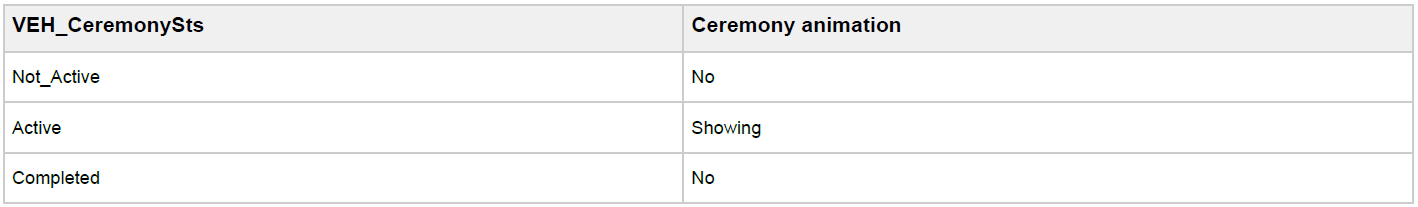
#> input picture SRS FPI Export/SRS_Instrument Cluster/VEH-CER001 Opening_Ceremony_and_Closing_Ceremony/image212.png, 1418 x 207 px; its folder holds only this picture in this run
$ python classify_images.py
#> lines starting #> are read from the running program, lines starting #| are printed output that depends on the picture; after the words box and inside, x2 and y2 are one past the last pixel; in counts of white or black regions, pixels touching at a corner belong together
import os
import csv
import cv2
import numpy as np
from datetime import datetime
from PIL import Image

# Define unified classification criteria (11 categories)
classification_criteria = {
    "TELLTALE ICONS & INDICATORS": {
        "criteria": "(simple symbols OR indicator icons OR dashboard warning lights)",
        "confidence": lambda symbols: "High" if symbols > 5 else "Medium"
    },
    "CONFIGURATION TABLES": {
        "criteria": "(clear rows AND columns AND headers AND data specifications)",
        "confidence": lambda rows, cols, headers: "High" if rows > 5 and cols > 5 and headers else "Medium"
    },
    "HMI DISPLAY LAYOUTS": {
        "criteria": "(complete interface AND multiple indicators AND instrument cluster OR UI wireframes)",
        "confidence": lambda complete, indicators: "High" if complete and indicators > 10 else "Medium"
    },
    "STATE EVENT MATRICES": {
        "criteria": "(grid pattern AND input/output mapping AND state transitions)",
        "confidence": lambda grid, mapping: "High" if grid and mapping else "Medium"
    },
    "MULTI-CONDITION LOGIC TABLES": {
        "criteria": "(complex table AND conditional relationships AND decision logic)",
        "confidence": lambda complex_table, relationships: "High" if complex_table and relationships else "Medium"
    },
    "SYSTEM ARCHITECTURE DIAGRAMS": {
        "criteria": "(rectangular components AND connection lines AND system design OR data flow)",
        "confidence": lambda components, lines: "High" if components > 10 and lines > 5 else "Medium"
    },
    "PROCESS FLOW DIAGRAMS": {
        "criteria": "(flowchart symbols AND sequential flow AND process steps OR decision trees)",
        "confidence": lambda symbols, flow: "High" if symbols > 5 and flow else "Medium"
    },
    "TECHNICAL SPECIFICATIONS": {
        "criteria": "(explanatory diagrams AND annotations AND parameter documentation)",
        "confidence": lambda diagrams, annotations: "High" if diagrams and annotations else "Medium"
    },
    "WIRING & SIGNAL DIAGRAMS": {
        "criteria": "(electrical connections AND signal routing AND wiring documentation)",
        "confidence": lambda connections, routing: "High" if connections and routing else "Medium"
    },
    "TIMING DIAGRAMS": {
        "criteria": "(horizontal timelines AND signal events AND temporal behavior OR waveforms)",
        "confidence": lambda timelines, events: "High" if timelines and events else "Medium"
    },
    "TABLE + TELLTALES": {
        "criteria": "(structured table AND embedded visual indicators AND telltale symbols)",
        "confidence": lambda table, indicators: "High" if table and indicators > 3 else "Medium"
    }
}

def preprocess_image(image_path, target_size=(224, 224)):
    """
    Preprocess image with enhanced techniques for better classification.

    Args:
        image_path (str): Path to the image file
        target_size (tuple): Target size for resizing (width, height)

    Returns:
        np.ndarray: Preprocessed image array or None if error
    """
    try:
        # Read image using OpenCV
        image = cv2.imread(image_path)
        if image is None:
            print(f'Warning: Could not read image {image_path}')
            return None

        # Resize image to target size
        image = cv2.resize(image, target_size)

        # Convert from BGR to RGB
        image = cv2.cvtColor(image, cv2.COLOR_BGR2RGB)

        # Apply contrast enhancement using CLAHE
        lab = cv2.cvtColor(image, cv2.COLOR_RGB2LAB)
        clahe = cv2.createCLAHE(clipLimit=2.0, tileGridSize=(8, 8))
        lab[:, :, 0] = clahe.apply(lab[:, :, 0])
        image = cv2.cvtColor(lab, cv2.COLOR_LAB2RGB)

        # Normalize pixel values to [0, 1]
        image = image.astype(np.float32) / 255.0

        # Optional: Apply Gaussian blur for noise reduction
        image = cv2.GaussianBlur(image, (3, 3), 0)

        return image
    except Exception as e:
        print(f'Error processing {image_path}: {e}')
        return None

def analyze_image_features(preprocessed_image):
    """
    Extract features from preprocessed image for classification.

    Args:
        preprocessed_image (np.ndarray): Preprocessed image array

    Returns:
        dict: Dictionary of extracted features
    """
    if preprocessed_image is None:
        return {}

    # Convert back to uint8 for feature extraction
    img_uint8 = (preprocessed_image * 255).astype(np.uint8)
    gray = cv2.cvtColor(img_uint8, cv2.COLOR_RGB2GRAY)

    features = {}

    # Edge detection for structural analysis
    edges = cv2.Canny(gray, 50, 150)
    features['edge_density'] = np.sum(edges > 0) / edges.size

    # Line detection for tables and diagrams
    lines = cv2.HoughLinesP(edges, 1, np.pi/180, threshold=50, minLineLength=30, maxLineGap=10)
    features['line_count'] = len(lines) if lines is not None else 0

    # Contour analysis for component detection
    contours, _ = cv2.findContours(edges, cv2.RETR_EXTERNAL, cv2.CHAIN_APPROX_SIMPLE)
    features['contour_count'] = len(contours)
    features['large_contours'] = len([c for c in contours if cv2.contourArea(c) > 100])

    # Aspect ratio analysis
    if contours:
        rectangles = 0
        for contour in contours:
            if cv2.contourArea(contour) > 50:
                x, y, w, h = cv2.boundingRect(contour)
                aspect_ratio = w / float(h)
                if 0.8 < aspect_ratio < 1.2:  # Roughly square
                    rectangles += 1
        features['rectangular_shapes'] = rectangles
    else:
        features['rectangular_shapes'] = 0

    # Text region detection (simplified)
    features['text_regions'] = features['contour_count'] - features['large_contours']

    return features

def classify_image(image_path):
    """
    Enhanced image classification using preprocessing and feature analysis.

    Args:
        image_path (str): Path to the image file

    Returns:
        tuple: (image_type, confidence, visual_characteristics)
    """
    # Preprocess the image
    preprocessed_image = preprocess_image(image_path)
    if preprocessed_image is None:
        return "Unknown", "Low", "Could not process image"

    # Extract features
    features = analyze_image_features(preprocessed_image)
    if not features:
        return "Unknown", "Low", "Could not extract features"

    # Classification logic based on extracted features (11 unified categories)
    classifications = []

    # TELLTALE ICONS & INDICATORS classification (simpler shapes, fewer lines)
    if features['contour_count'] > 3 and features['line_count'] < 15:
        telltale_score = features['contour_count'] * 2
        classifications.append(("TELLTALE ICONS & INDICATORS", telltale_score))

    # SYSTEM ARCHITECTURE DIAGRAMS classification
    if features['large_contours'] > 5 and features['line_count'] > 15:
        arch_score = features['large_contours'] * 5 + min(50, features['line_count'])
        classifications.append(("SYSTEM ARCHITECTURE DIAGRAMS", arch_score))

    # CONFIGURATION TABLES classification
    if features['line_count'] > 20 and features['rectangular_shapes'] > 10:
        table_score = min(100, features['line_count'] + features['rectangular_shapes'] * 2)
        classifications.append(("CONFIGURATION TABLES", table_score))

    # STATE EVENT MATRICES classification
    if features['rectangular_shapes'] > 8 and features['edge_density'] > 0.1:
        matrix_score = features['rectangular_shapes'] * 3 + int(features['edge_density'] * 100)
        classifications.append(("STATE EVENT MATRICES", matrix_score))

    # MULTI-CONDITION LOGIC TABLES classification
    if features['rectangular_shapes'] > 10 and features['line_count'] > 15 and features['text_regions'] > 8:
        logic_score = features['rectangular_shapes'] * 2 + features['line_count'] + features['text_regions']
        classifications.append(("MULTI-CONDITION LOGIC TABLES", logic_score))

    # PROCESS FLOW DIAGRAMS classification
    if features['contour_count'] > 10 and features['line_count'] > 10:
        workflow_score = features['contour_count'] + features['line_count']
        classifications.append(("PROCESS FLOW DIAGRAMS", workflow_score))

    # TIMING DIAGRAMS classification
    if features['line_count'] > 25 and features['edge_density'] > 0.05:
        timing_score = features['line_count'] + int(features['edge_density'] * 200)
        classifications.append(("TIMING DIAGRAMS", timing_score))

    # WIRING & SIGNAL DIAGRAMS classification
    if features['line_count'] > 20 and features['edge_density'] > 0.08 and features['large_contours'] < 8:
        wiring_score = features['line_count'] * 2 + int(features['edge_density'] * 150)
        classifications.append(("WIRING & SIGNAL DIAGRAMS", wiring_score))

    # HMI DISPLAY LAYOUTS classification (complex interfaces with many elements)
    if features['large_contours'] > 8 and features['text_regions'] > 15 and features['rectangular_shapes'] > 12:
        hmi_score = features['large_contours'] * 3 + features['text_regions'] * 2 + features['rectangular_shapes']
        classifications.append(("HMI DISPLAY LAYOUTS", hmi_score))

    # TECHNICAL SPECIFICATIONS classification (text-heavy with structured elements)
    if features['text_regions'] > 15 and features['rectangular_shapes'] > 5:
        tech_score = features['text_regions'] * 2 + features['rectangular_shapes']
        classifications.append(("TECHNICAL SPECIFICATIONS", tech_score))

    # TABLE + TELLTALES classification (mixed content)
    if features['rectangular_shapes'] > 8 and features['contour_count'] > 10 and features['line_count'] > 15:
        mixed_score = features['rectangular_shapes'] + features['contour_count'] + features['line_count'] / 2
        classifications.append(("TABLE + TELLTALES", mixed_score))

    # Determine best classification
    if not classifications:
        # Fallback classification based on basic features
        if features['text_regions'] > features['large_contours']:
            image_type = "TECHNICAL SPECIFICATIONS"
            confidence = "Low"
        else:
            image_type = "HMI DISPLAY LAYOUTS"
            confidence = "Low"
    else:
        # Sort by score and get the highest
        classifications.sort(key=lambda x: x[1], reverse=True)
        image_type = classifications[0][0]
        score = classifications[0][1]

        # Determine confidence based on score
        if score > 80:
            confidence = "High"
        elif score > 40:
            confidence = "Medium"
        else:
            confidence = "Low"

    # Generate visual characteristics description
    characteristics_parts = []
    if features['line_count'] > 20:
        characteristics_parts.append("high line density")
    if features['rectangular_shapes'] > 10:
        characteristics_parts.append("multiple rectangular components")
    if features['large_contours'] > 5:
        characteristics_parts.append("distinct structural elements")
    if features['edge_density'] > 0.1:
        characteristics_parts.append("strong edge definition")
    if features['text_regions'] > 10:
        characteristics_parts.append("text regions present")

    if not characteristics_parts:
        visual_characteristics = "Basic visual elements detected"
    else:
        visual_characteristics = ", ".join(characteristics_parts)

    # Add feature summary to characteristics
    feature_summary = f" | Lines: {features['line_count']}, Shapes: {features['rectangular_shapes']}, Contours: {features['contour_count']}"
    visual_characteristics += feature_summary

    return image_type, confidence, visual_characteristics

def update_csv(csv_path, classifications):
    with open(csv_path, mode='a', newline='') as file:
        writer = csv.writer(file)
        for classification in classifications:
            writer.writerow(classification)

def main(image_directory, csv_path):
    """
    Main function to process all images in a directory and update CSV with classifications.

    Args:
        image_directory (str): Directory containing images to classify
        csv_path (str): Path to CSV file for storing results
    """
#> called with image_directory = 'SRS FPI export/SRS_Instrument Cluster', csv_path = 'image_classifications.csv'
    print(f"Starting image classification process for: {image_directory}")

    # Ensure CSV file exists with headers if needed
    if not os.path.exists(csv_path):
        with open(csv_path, mode='w', newline='') as file:
            writer = csv.writer(file)
            writer.writerow(['Image Path', 'Filename', 'Image Type', 'Confidence',
                           'Visual Characteristics', 'Timestamp'])
        print(f"Created new CSV file: {csv_path}")

    # Collect all image files first
    image_files = []
    for root, dirs, files in os.walk(image_directory):
        for file in files:
            if file.lower().endswith(('.png', '.jpg', '.jpeg', '.gif', '.bmp')):
                image_path = os.path.join(root, file)
                image_files.append((image_path, file))
#> pass 3 of the loop in main, `for root, dirs, files in os.walk(image_directory):`:
#> the loop made 5 passes; the first 3 are shown

    if not image_files:
        print(f"No image files found in {image_directory}")
        return

    total_files = len(image_files)
    print(f"Found {total_files} images to process")

    # Process images with progress tracking
    classifications = []
    errors = 0

    for idx, (image_path, file) in enumerate(image_files, 1):
        try:
            print(f"Processing image {idx}/{total_files}: {file}")
            image_type, confidence, visual_characteristics = classify_image(image_path)
#> in preprocess_image, image is the input picture: shape (207, 1418, 3); mean B, G, R 246.1, 246.1, 246.1
#> in preprocess_image, `image = cv2.resize(image, target_size)`:
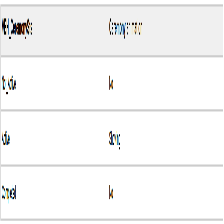
#> image: shape (224, 224, 3); mean B, G, R 246.2, 246.3, 246.2
#> in preprocess_image, `lab = cv2.cvtColor(image, cv2.COLOR_RGB2LAB)`: lab: shape (224, 224, 3); mean of channels 0, 1, 2 247.1, 128.1, 128
#> in preprocess_image, `lab[:, :, 0] = clahe.apply(lab[:, :, 0])`: lab: shape (224, 224, 3); mean of channels 0, 1, 2 247.6, 128.1, 128
#> in preprocess_image, `image = cv2.GaussianBlur(image, (3, 3), 0)`:
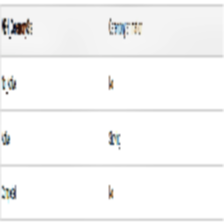
#> image: shape (224, 224, 3) float32; mean R, G, B 0.968, 0.969, 0.968
#> in analyze_image_features, `edges = cv2.Canny(gray, 50, 150)`:
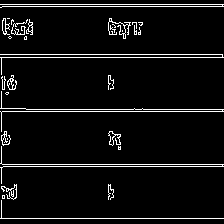
#> edges: shape (224, 224); 5.8% white in thin lines or dots
#> in analyze_image_features, `lines = cv2.HoughLinesP(edges, 1, np.pi/180, threshold=50, minLineLeng..`: lines = [[2, 164, 223, 164], [0, 57, 223, 57], [0, 4, 223, 4], [26, 109, 223, 109], [3, 166, 223, 166], [0, 54, 222, 54], [2, 6, 223, 6], [0, 218, 223, 218], [0, 111, 223, 111], [1, 188, 1, 91]]
#> in analyze_image_features, `contours, _ = cv2.findContours(edges, cv2.RETR_EXTERNAL, cv2.CHAIN_APP..`: contours = 31 contours, 24 with area under 20; largest, box (x1, y1, x2, y2) and area: (2, 18, 10, 35) 60, (108, 131, 121, 146) 58, (7, 75, 17, 90) 50, (26, 19, 33, 35) 37, (108, 18, 131, 39) 30, (1, 131, 11, 146) 26, (1, 184, 17, 200) 22
#> the loop in analyze_image_features, `for contour in contours:` made 31 passes
#> (x, y, w, h, aspect_ratio, rectangles) on pass 8: (108, 131, 13, 15, 0.867, 1)
#> (x, y, w, h, aspect_ratio) on passes 14, 30: (7, 75, 10, 15, 0.667), (2, 18, 8, 17, 0.471)
#> after the loop in analyze_image_features, `for contour in contours:`: rectangles = 1
#> in classify_image, `features = analyze_image_features(preprocessed_image)`: features = {'edge_density': 0.0583, 'line_count': 10, 'contour_count': 31, 'large_contours': 0, 'rectangular_shapes': 1, 'text_regions': 31}
#> in classify_image, `telltale_score = features['contour_count'] * 2`: telltale_score = 62
#> in classify_image, `image_type = classifications[0][0]`: image_type = 'TELLTALE ICONS & INDICATORS'
#> in classify_image, `score = classifications[0][1]`: score = 62
#> in classify_image, `feature_summary = f" | Lines: {features['line_count']}, Shapes: {featu..`: feature_summary = ' | Lines: 10, Shapes: 1, Contours: 31'
#> image_type = 'TELLTALE ICONS & INDICATORS'; confidence = 'Medium'
#> pass 3 of the loop in main, `for idx, (image_path, file) in enumerate(image_files, 1):`:
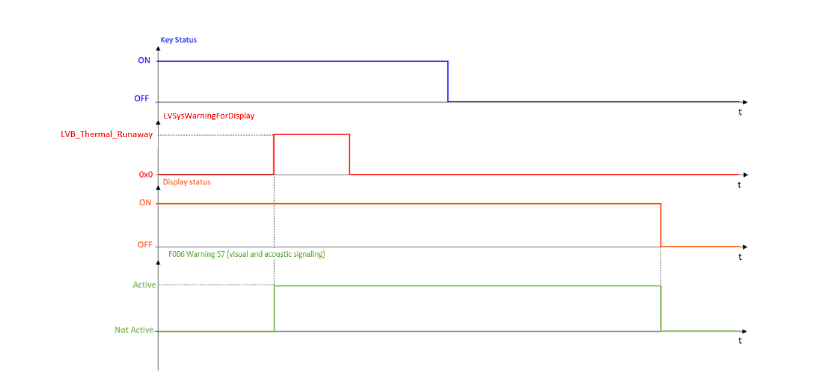
#> input picture SRS FPI Export/SRS_Instrument Cluster/VEH-F006_Low_Voltage_Battery_Indication/image4.png, 817 x 377 px
#> in preprocess_image, image is the input picture: shape (377, 817, 3); mean B, G, R 251.6, 251.7, 252.9
#> in analyze_image_features (call 3), `gray = cv2.cvtColor(img_uint8, cv2.COLOR_RGB2GRAY)`:
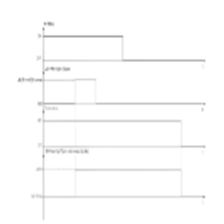
#> gray: shape (224, 224); min 150, max 255, mean 251.8
#> in analyze_image_features (call 3), `edges = cv2.Canny(gray, 50, 150)`:
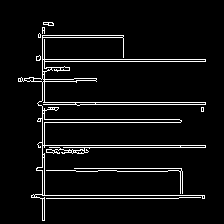
#> edges: shape (224, 224); 5.8% white in thin lines or dots, all inside (x1, y1, x2, y2) = (18, 22, 206, 221)
#> lines = 19 rows, first 6: [44, 220, 44, 22], [31, 195, 204, 195], [38, 102, 205, 102], [42, 220, 42, 27], [38, 104, 205, 104], [38, 147, 205, 147]
#> contours = 8 contours, 6 with area under 20; largest, box (x1, y1, x2, y2) and area: (18, 35, 206, 221) 1831, (43, 22, 54, 26) 25
#> the loop in analyze_image_features (call 3), `for contour in contours:` made 8 passes
#> (x, y, w, h, aspect_ratio, rectangles) on pass 5: (18, 35, 188, 186, 1.01, 1)
#> after the loop in analyze_image_features (call 3), `for contour in contours:`: rectangles = 1
#> in main, `image_type, confidence, visual_characteristics = classify_image(image_..`: image_type = 'TECHNICAL SPECIFICATIONS'; confidence = 'Low'
#> the loop made 4 passes; the first 3 are shown
            timestamp = datetime.now().strftime('%Y-%m-%d %H:%M:%S')
            classifications.append([os.path.relpath(image_path, image_directory), file, image_type, confidence, visual_characteristics, timestamp])

            # Update CSV in batches of 10 to avoid losing all data in case of error
            if len(classifications) >= 10:
                update_csv(csv_path, classifications)
                classifications = []

        except Exception as e:
            print(f"Error processing {file}: {e}")
            errors += 1

    # Save any remaining classifications
    if classifications:
        update_csv(csv_path, classifications)

    print(f"\nClassification complete!")
    print(f"Total images processed: {total_files}")
    print(f"Successful: {total_files - errors}, Errors: {errors}")
    print(f"Results saved to: {csv_path}")

if __name__ == "__main__":
    image_directory = "SRS FPI export/SRS_Instrument Cluster"
    csv_path = "image_classifications.csv"
    main(image_directory, csv_path)
